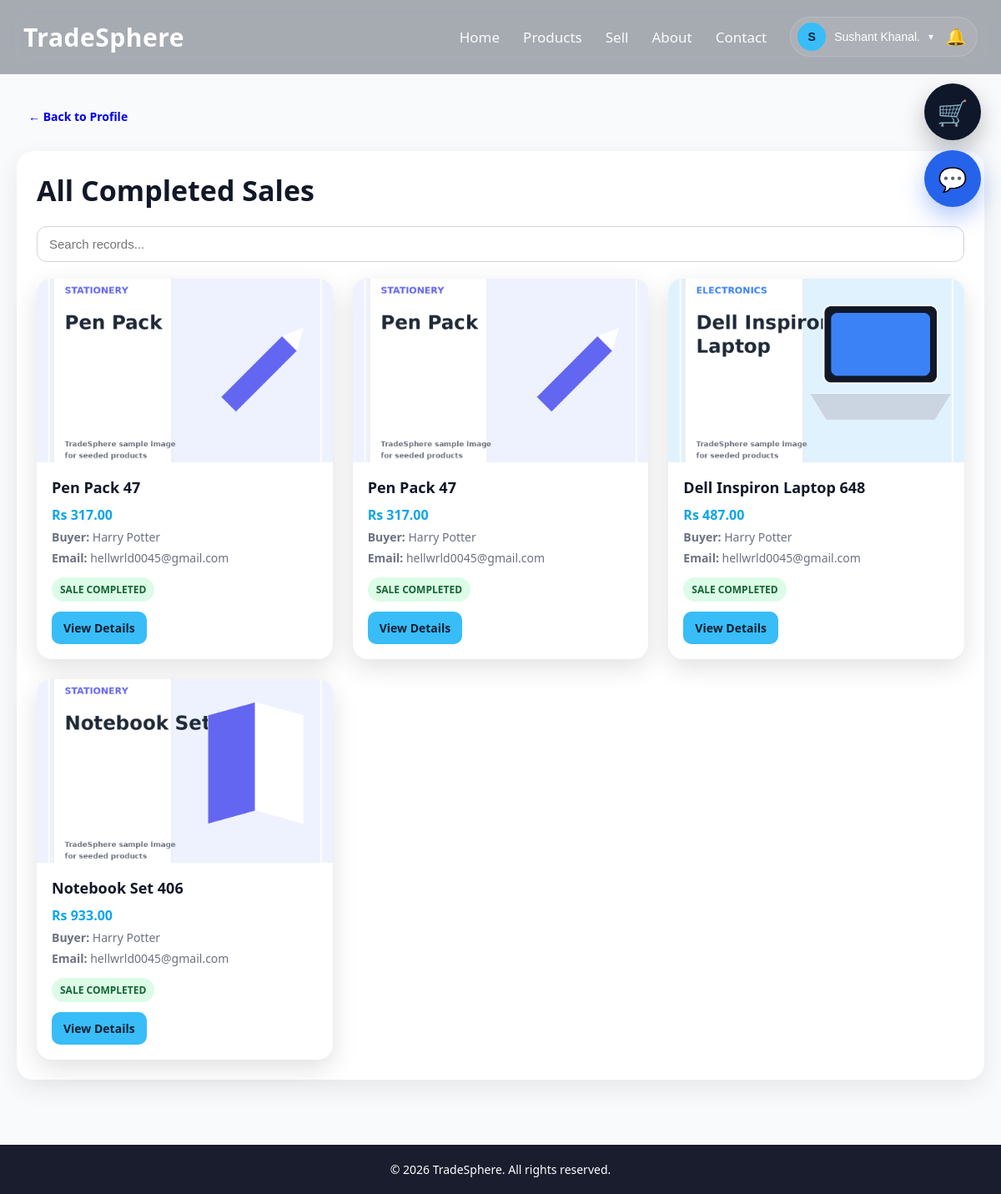
Page /completed_sales.php (signed in) on the earlier database version.
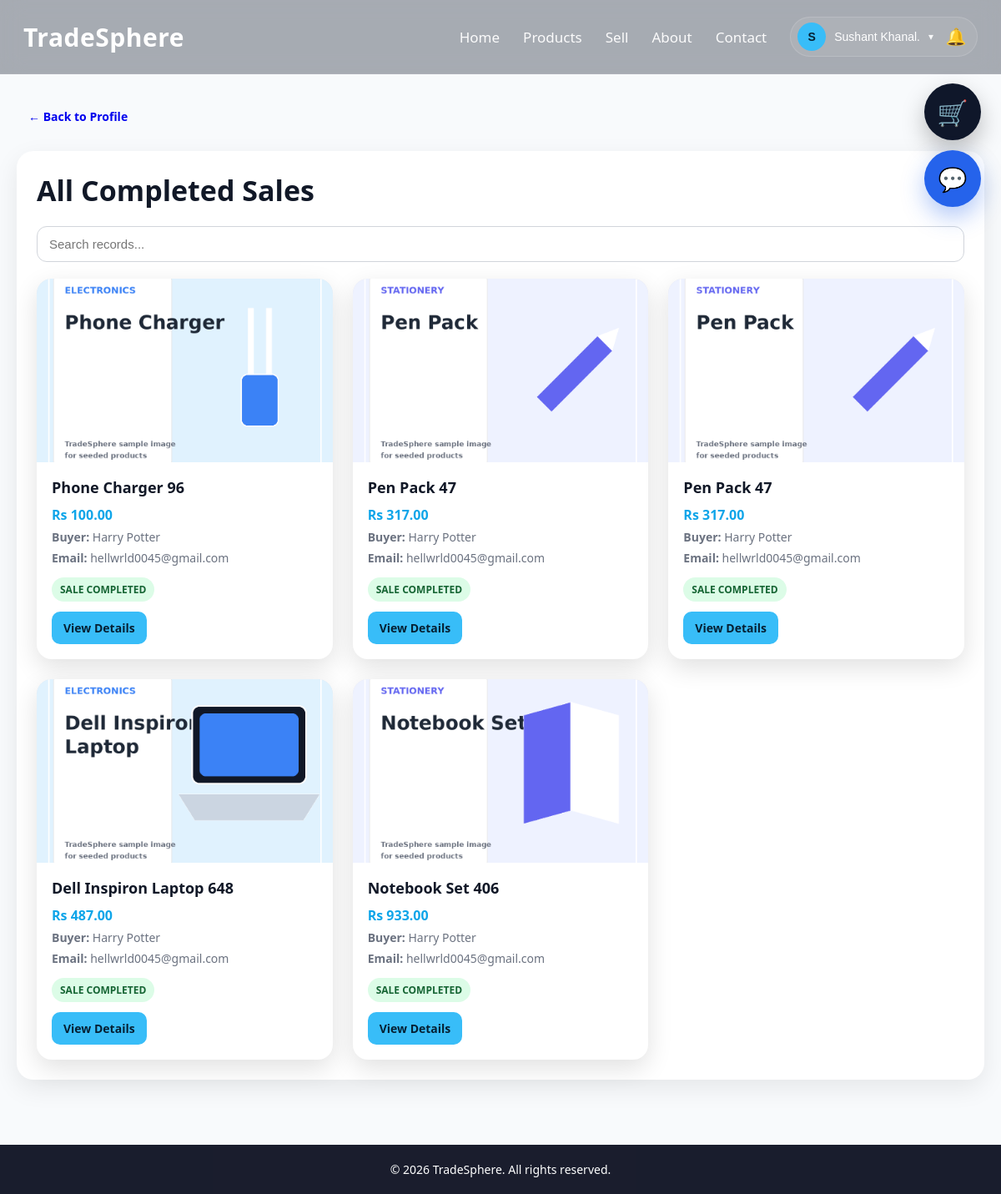
Same page on the later database version.
### tables this page shows
CREATE TABLE `orders` (
  `id` int(11) NOT NULL,
  `user_id` int(11) NOT NULL,
  `product_id` int(11) NOT NULL,
  `seller_user_id` int(11) DEFAULT NULL,
  `buyer_name` varchar(120) NOT NULL,
  `buyer_email` varchar(120) NOT NULL,
  `buyer_phone` varchar(30) NOT NULL,
  `buyer_message` text DEFAULT NULL,
  `amount` decimal(10,2) NOT NULL,
  `quantity` int(11) NOT NULL DEFAULT 1,
  `transaction_uuid` varchar(120) NOT NULL,
  `payment_method` varchar(50) NOT NULL DEFAULT 'eSewa',
  `payment_status` varchar(50) NOT NULL DEFAULT 'pending',
  `order_status` varchar(50) NOT NULL DEFAULT 'placed',
  `seller_delivery_status` varchar(50) NOT NULL DEFAULT 'pending',
  `buyer_received` tinyint(1) NOT NULL DEFAULT 0,
  `delivered_at` datetime DEFAULT NULL,
  `buyer_received_at` datetime DEFAULT NULL,
  `seller_cleared` tinyint(1) NOT NULL DEFAULT 0,
  `esewa_ref_id` varchar(120) DEFAULT NULL,
  `created_at` timestamp NOT NULL DEFAULT current_timestamp(),
  `updated_at` timestamp NOT NULL DEFAULT current_timestamp() ON UPDATE current_timestamp(),
  `buyer_address` text DEFAULT NULL
);

CREATE TABLE `products` (
  `id` int(11) NOT NULL,
  `user_id` int(11) DEFAULT NULL,
  `name` varchar(255) DEFAULT NULL,
  `category_id` int(11) DEFAULT NULL,
  `price` decimal(10,2) DEFAULT NULL,
  `city` varchar(100) DEFAULT NULL,
  `seller_email` varchar(150) DEFAULT NULL,
  `contact_number` varchar(20) DEFAULT NULL,
  `contact_info` varchar(255) DEFAULT NULL,
  `image` varchar(255) DEFAULT NULL,
  `description` text DEFAULT NULL,
  `product_condition` varchar(50) DEFAULT NULL,
  `status` enum('available','sold') DEFAULT 'available',
  `created_at` timestamp NOT NULL DEFAULT current_timestamp(),
  `average_rating` decimal(3,2) NOT NULL DEFAULT 0.00,
  `rating_count` int(11) NOT NULL DEFAULT 0,
  `ai_status` enum('approved','manual_review','skipped') DEFAULT 'skipped',
  `ai_reason` text DEFAULT NULL
);

### completed_sales.php (the view, shortened to what this page needs)
<?php
include "config/db.php";
$userEmail = $conn->real_escape_string($_SESSION['user']);
$userRes = $conn->query("SELECT * FROM users WHERE email='$userEmail' LIMIT 1");
$user = $userRes ? $userRes->fetch_assoc() : null;
$userId = (int)$user['id'];
$mySales = $conn->query("
    SELECT
        o.*,
        p.name AS product_name,
        p.image AS product_image
    FROM orders o
    INNER JOIN products p ON o.product_id = p.id
    WHERE o.seller_user_id = $userId
    AND o.buyer_received = 1
    ORDER BY o.buyer_received_at DESC, o.created_at DESC
");
?>
<!DOCTYPE html>
<html lang="en">
<head>
    <link rel="stylesheet" href="css/style.css">
</head>
<body>
<?php include "includes/navbar.php"; ?>
<div class="page-wrap">
<div class="container">
    <div class="back-row">
        <a href="profile.php#sales" class="small-btn dark">← Back to Profile</a>
    </div>
    <div class="profile-section-card">
        <h2 class="section-title" style="text-align:left;margin-bottom:20px;">All Completed Sales</h2>
        <?php if ($mySales && $mySales->num_rows > 0): ?>
            <div style="margin-bottom:20px;">
    <input
        type="text"
        id="profileSearchInput"
        placeholder="Search records..."
        style="width:100%;padding:12px 14px;border:1px solid #d1d5db;border-radius:12px;font-size:15px;"
    >
</div>
            <div class="products-grid">
                <?php while ($row = $mySales->fetch_assoc()): ?>
                    <div class="product-card">
                        <div class="product-image-wrap">
                            <img src="uploads/<?php echo htmlspecialchars($row['product_image']); ?>" alt="Sold Product">
                        </div>
                        <div class="product-body">
                            <h3><?php echo htmlspecialchars($row['product_name']); ?></h3>
                            <p class="price">Rs <?php echo number_format((float)$row['amount'], 2); ?></p>
                            <p class="meta"><strong>Buyer:</strong> <?php echo htmlspecialchars($row['buyer_name']); ?></p>
                            <p class="meta"><strong>Email:</strong> <?php echo htmlspecialchars($row['buyer_email']); ?></p>
                            <span class="purchase-badge">SALE COMPLETED</span>
                            <div class="product-actions" style="margin-top:12px;">
                                <a href="product_details.php?id=<?php echo (int)$row['product_id']; ?>" class="small-btn primary">View Details</a>
                            </div>
                        </div>
                    </div>
                <?php endwhile; ?>
            </div>
        <?php else: ?>
            <p class="inline-empty">No completed sales yet.</p>
        <?php endif; ?>
    </div>
</div>
</div>
<footer>© 2026 TradeSphere. All rights reserved.</footer>
</body>
</html>

Differences in the rows shown:
added orders: product.image (picture), product.name "Phone Charger 96", amount "100.00", buyer_name "Harry Potter", buyer_email "hellwrld0045@gmail.com"
